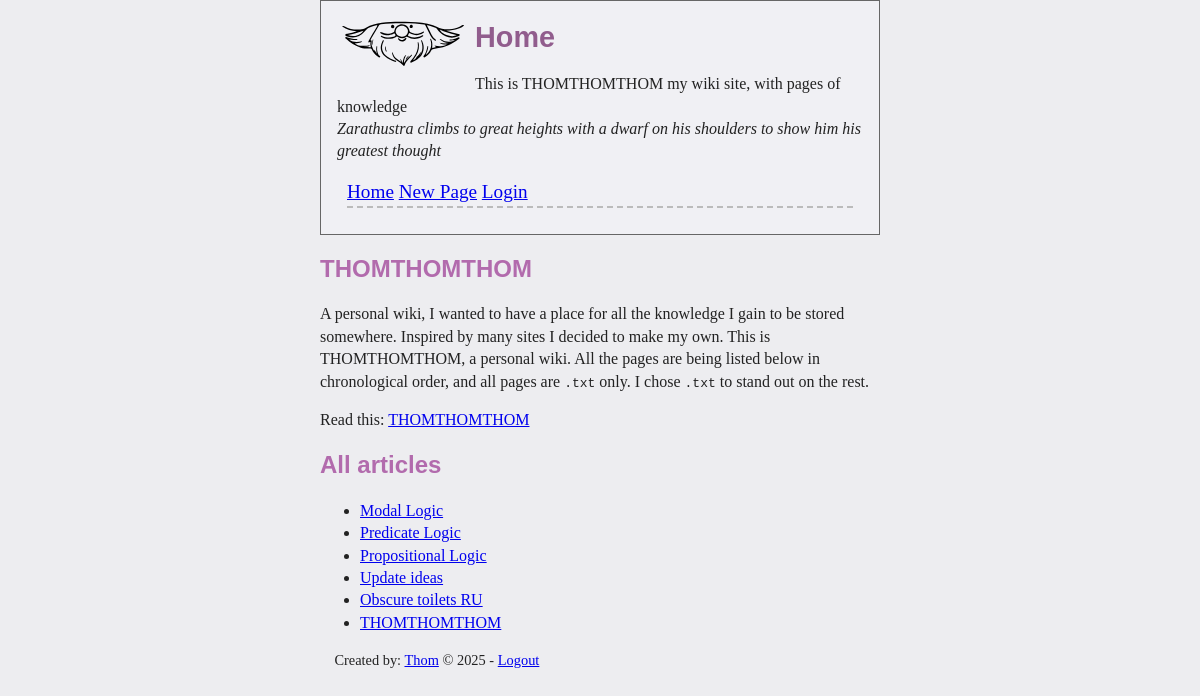
/index.php (signed in), run on the app's committed database.
### tables this page shows
CREATE TABLE `pages` (
    `id` INTEGER NOT NULL PRIMARY KEY,
    `pagename` VARCHAR(255) NOT NULL,
    `madeby` INTEGER NOT NULL,
    `public` INTEGER NOT NULL CHECK (`public` IN (0, 1)),
    `ts` INTEGER,
    FOREIGN KEY (`madeby`) REFERENCES `users`(`id`)
);

### index.php (the view, shortened to what this page needs)
<?php
require "common.php";
echo htHeader("Home");
$allArticles = dbExec("SELECT * FROM `pages` ORDER BY `ts` DESC")->fetchAll();
echo "<div>\n";
echo "<h2>THOMTHOMTHOM</h2>\n";
echo "<p>A personal wiki, I wanted to have a place for all the knowledge I gain".
	" to be stored somewhere. Inspired by many sites I decided to make my own.".
	" This is THOMTHOMTHOM, a personal wiki. All the pages are being listed below".
	" in chronological order, and all pages are <code>.txt</code> only. I chose".
	" <code>.txt</code> to stand out on the rest.</p>";
echo "<p>Read this: <a href='page.php?title=THOMTHOMTHOM'>THOMTHOMTHOM</a>";
echo "</div>\n";
echo "<div>\n";
echo "<h2>All articles</h2>\n";
echo "<div>\n";
if (count($allArticles) == 0 && !isLoggedIn()) {
	echo "<p>No pages found, yet\n";
	echo "If you can, add them here: \n";
	echo "<a href='page.php'>Add page</a>";
	echo "</p>";
} else {
	$articles = array_filter($allArticles, function ($page) {
		return !(!isLoggedIn() && $page['public'] == false);
	});
	if (count($articles) > 0) {
		echo "<ul>\n";
		foreach ($articles as $k => $page) {
			$title = htmlentities($page['pagename']);
			echo "<li><a href='page.php?title=".urlencode($title)."'>".$title."</a></li>\n";
		}
		echo "</ul>\n";
	} else {
		echo "<p> No articles are public to see.</p>";
	}
}
echo "</div>\n";
echo "</div>\n";
echo htFooter();

### style/index.css (style rules this page uses)
body { margin: 0 auto; max-width: 70ch; display: block; line-height: 1.4; padding: 0 1em; background: #ededf0; color: #222; }
h1, h2, h3 { font-family: sans-serif; }
h2 { line-height: 1.2; color: #b26bad; }

### data on the page
pages: pagename "Modal Logic"
pages: pagename "Predicate Logic"
pages: pagename "Propositional Logic"
pages: pagename "Update ideas"
pages: pagename "Obscure toilets RU"
pages: pagename "THOMTHOMTHOM"

### other printed values
$htTitle "Home"
